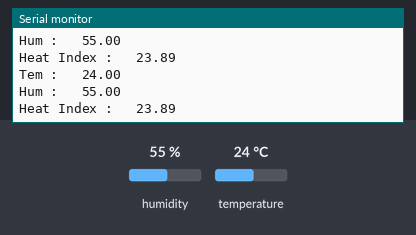
Simulated run of this sketch. Board: Arduino Uno, built with avr-gcc and run on an emulated ATmega328P. Parts: the last lines printed to the serial monitor. The inputs (shaded band) are chosen by the test bench; at power-on: humidity 55 %, temperature 24 °C.

Above: at 3.8 s.
3.9 s: humidity set to 22 %
At 7.4 s:
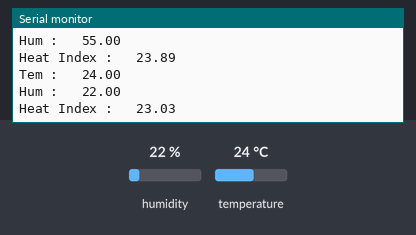
7.8 s: temperature set to 12 °C
At 9.6 s:
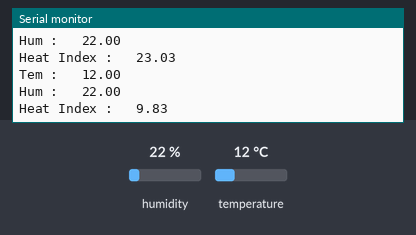
11.7 s: humidity set to 40 %
At 12.8 s:
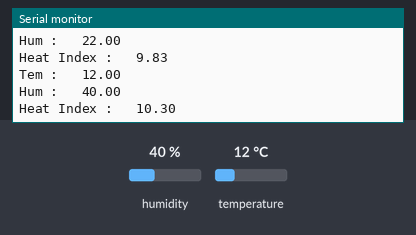
Timing chart, 0 to 14.7 s (numbered marks = the images above; inputs shaded):
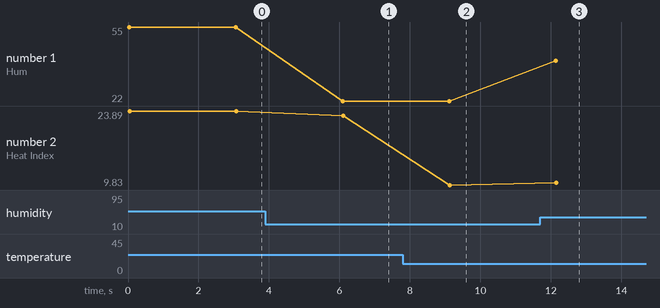

The sketch:

STEM_DHT11.ino
```cpp
// Cretaed by Niwantha Meepage for STEM Development Board.

// REQUIRES the following Arduino libraries:
// - DHT Sensor Library: https://github.com/adafruit/DHT-sensor-library
// - Adafruit Unified Sensor Lib: https://github.com/adafruit/Adafruit_Sensor


#include <Arduino.h>
#include "stemhal.h"
#include "DHT.h"


#define DHTPIN D4  // STEM DATA PIN D4

#define DHTTYPE DHT11  // SENSOR TYPE DHT11 (VCC = 3.3 V or 5V)

DHT dht(DHTPIN, DHTTYPE);

struct temSensor
{
    float tem;
    float hum;
    float temIndex;
};

int externalTemSensor(struct temSensor dht11)
{
    dht11.tem = dht.readTemperature();
    Serial.print("Tem : \t");
    Serial.println(dht11.tem );
    dht11.hum = dht.readHumidity();
    Serial.print("Hum : \t");
    Serial.println(dht11.hum );
    dht11.temIndex= dht.computeHeatIndex(dht11.tem, dht11.hum, false);
    Serial.print("Heat Index : \t");
    Serial.println(dht11.temIndex );
    if (isnan(dht11.hum) || isnan(dht11.tem)) {
        Serial.println(F("Failed to read from DHT sensor!"));
        return false;
    }
    return true;
}


void setup() {
    dht.begin();
    Serial.begin(9600);

}

void loop() {
    struct temSensor dht11 ;
    externalTemSensor(dht11);
    delay(3000);

}
```

stemhal.h
```cpp
// Changed the  hardware abstraction layer header file stem_hal.h to stemhal.h
//
// Jan 24


/*
 * Author             - Niwantha Meepage
 * Comapany           - Algobel Technologies & Innovations
 * Created Date       - 4 Nov 2019
 * Previous Edite     - 5 Dec 2019
 * Last Edit          - 9 Aug 2020
 *
 */

// ADC2 can not use while on WiFi

 // I2C Communication Pins
/*
 *  GPIO 21 (SDA)
 *  GPIO 22 (SCL)
*/
/*
 *
 * VSPI
 * GPIO 23 -MOSI
 * GPIO 19 -MISO
 * GPIO 18 -CLK
 * GPIO 5  -CS
 *
 *
 * HSPI
 * GPIO 13 -MOSI
 * GPIO 12 -MISO
 * GPIO 14 -CLK
 * GPIO 15 -CS

 */
// Inbuilt Display Unit 128*128 ST7735 Driver
/*
 *  32  - DC/A0 GPIO32, XTAL_32K_P (32.768 kHz crystal oscillator input), ADC1_CH4,TOUCH9, RTC_GPIO9
 *  33  - RESET GPIO33, XTAL_32K_N (32.768 kHz crystal oscillator output),ADC1_CH5, TOUCH8, RTC_GPIO8
 *  27  - CS    GPIO27, ADC2_CH7, TOUCH7, RTC_GPIO17, EMAC_RX_DV
 *  18  - CLK
 *  23  - MOSI
*/

// DISPLAY PINS FOR THE BOARD
// Recommended not to use following pins when directly using the stem display

#define CD  32
#define CS  27
#define RESET 33
//Ucglib_ST7735_18x128x160_HWSPI ucg(/*cd=*/ CD, /*cs=*/ CS, /*reset=*/ RESET);

#define LED_BUILTIN (0)// GPIO0, ADC2_CH1, TOUCH1, RTC_GPIO11, CLK_OUT1,EMAC_TX_CLK

// Push button detail (IO02 -A and IO04 - B)
#define SWITCH_A    (2) //  GPIO2, ADC2_CH2, TOUCH2, RTC_GPIO12, HSPIWP, HS2_DATA0,SD_DATA0
#define SWITCH_B    (4) //  GPIO4, ADC2_CH0, TOUCH0, RTC_GPIO10, HSPIHD, HS2_DATA1,SD_DATA1, EMAC_TX_ER

//-------------------------------------------------------------------
//First Segment
#define D0      (3)//Rx GPIO3, U0RXD, CLK_OUT2
#define D1      (1)//TX GPIO1, U0TXD, CLK_OUT3, EMAC_RXD2
//-------------------------------------------------------------------

//Please do not use while using QIO SPI mode ; Use only DIO flash mode
#define D2      (9)//I/O   U1RX  GPIO9,  SD_DATA2, SPIHD, HS1_DATA2, U1RXD
#define D3      (10)//I/O  U1TX  GPIO10, SD_DATA3, SPIWP, HS1_DATA3, U1TXD
//-------------------------------------------------------------------


//Second Segment - Sector -01 (Voltage (*5v or 3.3V) can be selected by using D4-7 Jumper

#define D4      (16)//I/O   U2RX  GPIO16, HS1_DATA4, U2RXD, EMAC_CLK_OUT
#define D5      (17)//I/O   U2TX  GPIO17, HS1_DATA5, U2TXD, EMAC_CLK_OUT_180
#define D6      (21)//I/O   SDA GPIO21, VSPIHD, EMAC_TX_EN
#define D7      (22)//I/O   SCl GPIO22, VSPIWP, U0RTS, EMAC_TXD1

//Second Segment - Sector -02 (Voltage (*5v or 3.3V) can be selected by using D8-11 Jumper

#define D8      (5)//I/O  GPIO5, VSPICS0, HS1_DATA6, EMAC_RX_CLK
#define D9      (23)//I/O GPIO23, VSPID, HS1_STROBE
#define D10     (19)//I/O GPIO19, VSPIQ, U0CTS, EMAC_TXD0
#define D11     (18)//I/O GPIO18, VSPICLK, HS1_DATA7

//-------------------------------------------------------------------
// Analog to Digital Converter (Support 5V)
#define A0 /*ADC2_CH3 */  (12) //I/O GPIO12, ADC2_CH5, TOUCH5, RTC_GPIO15, MTDI, HSPIQ, HS2_DATA2,SD_DATA2, EMAC_TXD3
#define A1 /*ADC1_CH0 */  (14) //I/O GPIO14, ADC2_CH6, TOUCH6, RTC_GPIO16, MTMS, HSPICLK, HS2_CLK,SD_CLK, EMAC_TXD2
#define A2 /*ADC2_CH6 */  (34) //GPIO34, ADC1_CH6, RTC_GPIO4 ***********************/////////////////////Connected LDR/////////////////////////////
#define A3 /*ADC1_CH7 */  (35) //GPIO35, ADC1_CH7, RTC_GPIO5
#define A4 /*ADC2_CH5 */  (15) //GPIO15, ADC2_CH3, TOUCH3, MTDO, HSPICS0, RTC_GPIO13, HS2_CMD,SD_CMD, EMAC_RXD3
#define A5 /*ADC2_CH4 */  (13) //GPIO13, ADC2_CH4, TOUCH4, RTC_GPIO14, MTCK, HSPID, HS2_DATA3,SD_DATA3, EMAC_RX_ER
#define LDR /*ADC2_CH6 */  (34) //GPIO34, ADC1_CH6, RTC_GPIO4 ***********************/////////////////////Connected LDR/////////////////////////////

//-------------------------------------------------------------------

//Digital to Analog Converter
#define DA1               (25)  //I/O GPIO25, DAC_1, ADC2_CH8, RTC_GPIO6, EMAC_RXD0
#define DA2               (26)  //I/O GPIO26, DAC_2, ADC2_CH9, RTC_GPIO7, EMAC_RXD1

//-------------------------------------------------------------------

 #define VP 36  //  GPIO36, ADC1_CH0, RTC_GPIO0
 #define VN 39  //  GPIO39, ADC1_CH3, RTC_GPIO3


//-------------------------------------------------------------------
```

Measured:
- after the input at 3.9 s, the serial monitor: prints a new line after 2.2 s (image 1)
- after the input at 7.8 s, the serial monitor: prints a new line after 1.3 s (image 2)
- after the input at 11.7 s, the serial monitor: prints a new line after 0.44 s (image 3)
- plotted number 1: 55 → 22 after the input at 3.9 s, 22 → 40 after the input at 11.7 s
- plotted number 2: 23.89 → 23.03 after the input at 3.9 s, 23.03 → 9.83 after the input at 7.8 s, 9.83 → 10.3 after the input at 11.7 s
